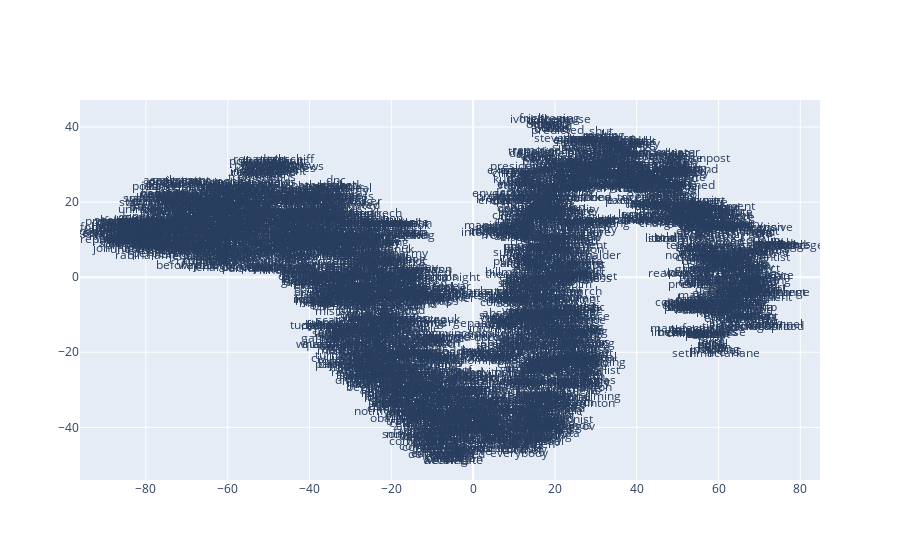

The notebook cell saved with this chart:
### Code cell
from sklearn.decomposition import IncrementalPCA    # inital reduction
from sklearn.manifold import TSNE                   # final reduction
import numpy as np                                  # array handling


def reduce_dimensions(model):
    num_dimensions = 2  # final num dimensions (2D, 3D, etc)

    # extract the words & their vectors, as numpy arrays
    vectors = np.asarray(model.wv.vectors)
    labels = np.asarray(model.wv.index_to_key)  # fixed-width numpy strings

    # reduce using t-SNE
    tsne = TSNE(n_components=num_dimensions, random_state=0)
    vectors = tsne.fit_transform(vectors)

    x_vals = [v[0] for v in vectors]
    y_vals = [v[1] for v in vectors]
    return x_vals, y_vals, labels


x_vals, y_vals, labels = reduce_dimensions(word2vec_model)

def plot_with_plotly(x_vals, y_vals, labels, plot_in_notebook=True):
    from plotly.offline import init_notebook_mode, iplot, plot
    import plotly.graph_objs as go

    trace = go.Scatter(x=x_vals, y=y_vals, mode='text', text=labels)
    data = [trace]

    if plot_in_notebook:
        init_notebook_mode(connected=True)
        iplot(data, filename='word-embedding-plot')
    else:
        plot(data, filename='word-embedding-plot.html')


def plot_with_matplotlib(x_vals, y_vals, labels):
    import matplotlib.pyplot as plt
    import random

    random.seed(0)

    plt.figure(figsize=(12, 12))
    plt.scatter(x_vals, y_vals)

    #
    # Label randomly subsampled 25 data points
    #
    indices = list(range(len(labels)))
    selected_indices = random.sample(indices, 25)
    for i in selected_indices:
        plt.annotate(labels[i], (x_vals[i], y_vals[i]))

try:
    get_ipython()
except Exception:
    plot_function = plot_with_matplotlib
else:
    plot_function = plot_with_plotly

plot_function(x_vals, y_vals, labels)

### Figure 1 — Plotly figure (JSON) as saved in the notebook; plotly's stock layout.template omitted (floating-point values rounded to 4 significant figures; data arrays with more than 128 entries replaced by an {"elided": "..."} marker saying what was removed)
{"data": [{"mode": "text", "text": {"elided": "3485 str values"}, "type": "scatter", "x": {"elided": "3485 float values"}, "y": {"elided": "3485 float values"}}], "layout": {}}
